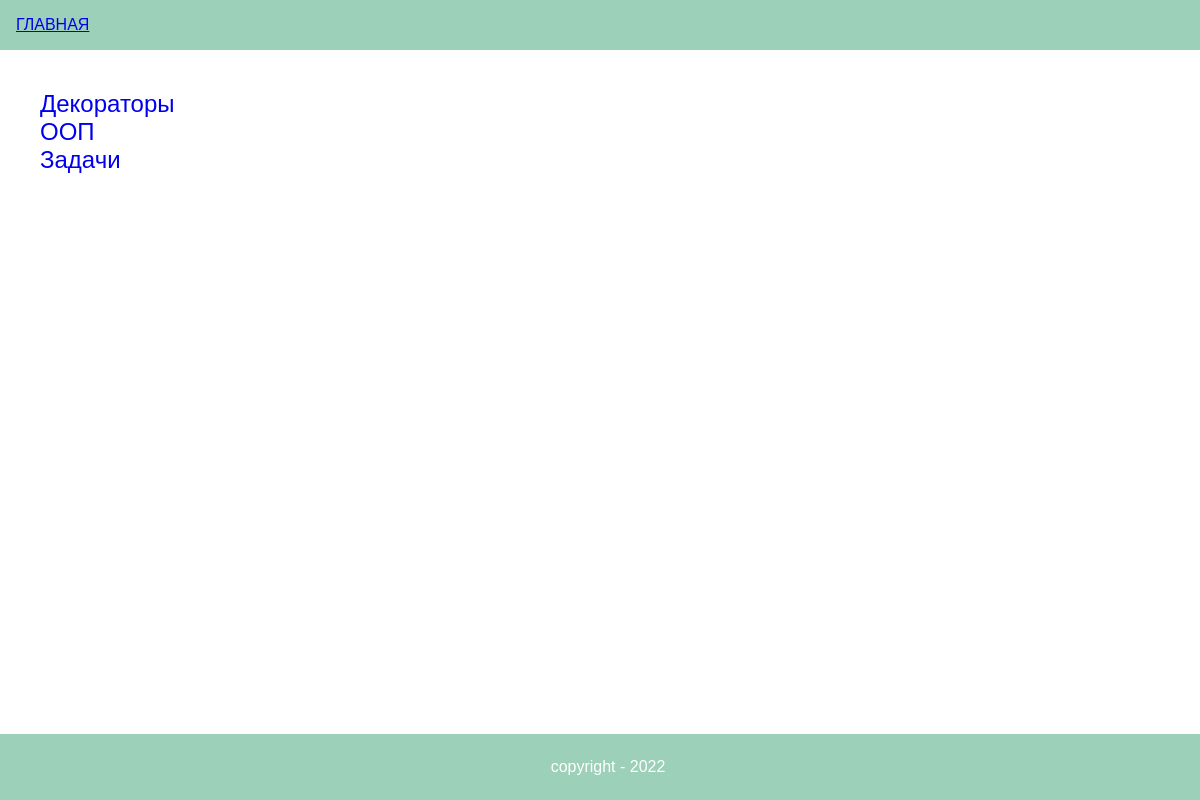
Before: / with the older database file.
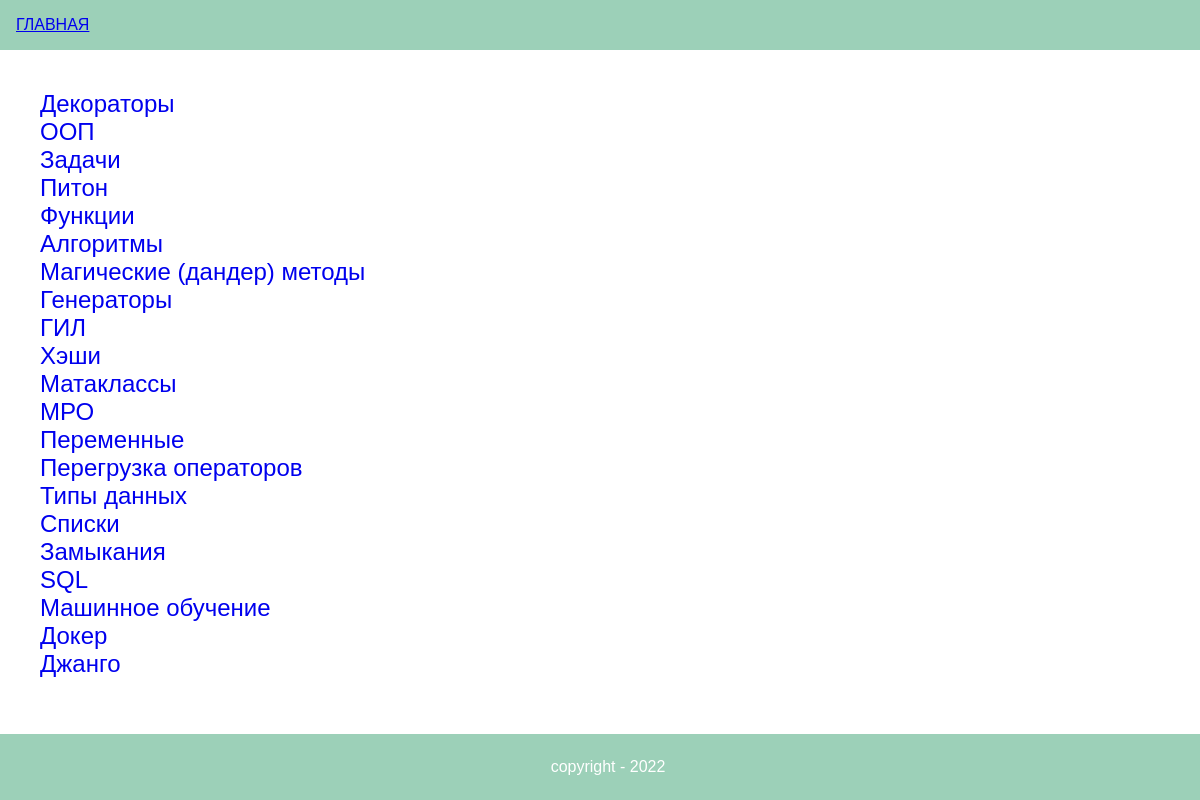
After: the same page with the newer database file.
### lesson/models.py (models this page shows)
class Category(models.Model):
    name = models.CharField(max_length=100)
    slug = models.SlugField(max_length=100, unique=True, db_index=True)
    class Meta:
        verbose_name = 'Категория'
        verbose_name_plural = 'Категории'
    def __str__(self):
        return self.name

### lesson/views.py (the view)
# urls.py: path('', index, name='home'),
def index(request):
    cats = Category.objects.all()
    context = {
        'cats': cats,
    }
    return render(request, 'lesson/index.html', context=context)

### lesson/templates/lesson/index.html
{% extends 'lesson/base.html' %}
    {% block content %}
        <div class="main">
            {% for cat in cats %}
                <a href="{{cat.id}}">{{cat}}</a>
            {% endfor %}
        </div>
    {% endblock %}

### lesson/templates/lesson/base.html (shortened to what this page needs)
{% load static %}
<!doctype html>
<html lang="en">
    <head>
        <link rel="stylesheet" href="{% static 'css/main.css' %}">
    </head>
    <body>
    <div class="header">
        <ui class="header-list">
            <li><a href="{% url 'home' %}">Главная</a></li>
        </ui>
    </div>
    {% block content %}
    {% endblock %}
        <div class="footer">
            <p>copyright - 2022</p>
        </div>
    </body>
</html>

### static/css/main.css (style rules this page uses)
body { margin: 0; padding: 0; font-family: sans-serif; }
.header { background-color: #9cd0b8; padding: 1rem; }
.header-list { display: flex; gap: 30px; list-style: none; text-transform: uppercase; }
.main { max-width: 1208px; margin: 0 auto; padding: 40px; display: flex; flex-direction: column; gap: 0rem; }
.main a { font-weight: 500; font-size: 1.5rem; text-decoration: none; }
.footer { position: fixed; bottom: 0; width: 100%; padding: .5rem; background-color: #9cd0b8; color: white; }
.footer p { text-align: center; }

Changed rows visible on the page:
added Category: name "Питон"
added Category: name "Функции"
added Category: name "Алгоритмы"
added Category: name "Магические (дандер) методы"
added Category: name "Генераторы"
added Category: name "ГИЛ"
added Category: name "Хэши"
added Category: name "Матаклассы"
added Category: name "МРО"
added Category: name "Переменные"
added Category: name "Перегрузка операторов"
added Category: name "Типы данных"
added Category: name "Списки"
added Category: name "Замыкания"
added Category: name "SQL"
added Category: name "Машинное обучение"
added Category: name "Докер"
added Category: name "Джанго"
